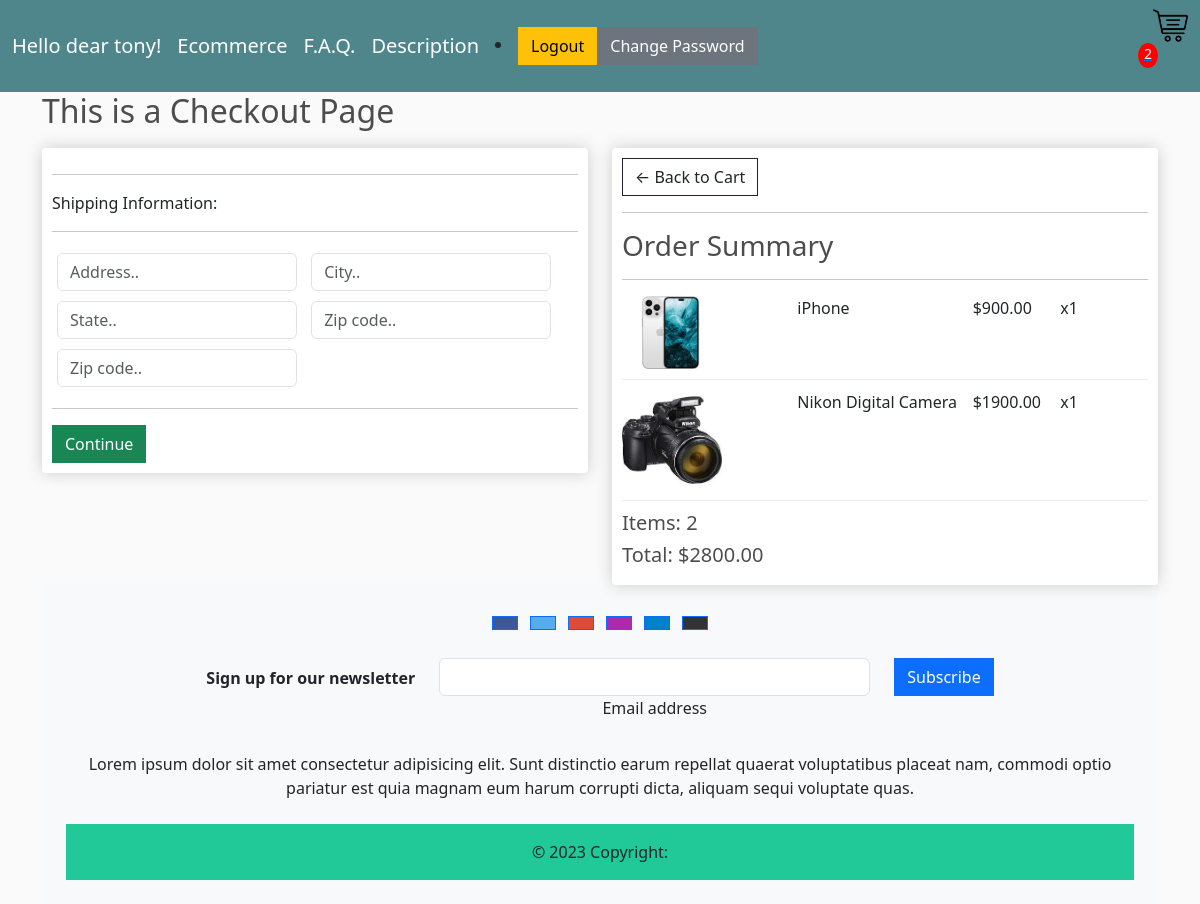
Screenshot of /checkout/ (signed in) with the database file from the repository.
### store/models.py (models this page shows, shortened)
class OrderItem(models.Model):
    product = models.ForeignKey(Product, on_delete=models.SET_NULL, blank=True, null=True)
    order = models.ForeignKey(Order, on_delete=models.SET_NULL, blank=True, null=True)
    quantity = models.IntegerField(default=0, null=True, blank=True)
    date_added = models.DateTimeField(auto_now_add=True)
    @property
    def get_total(self):
        total = self.product.price * self.quantity
        return total

class Product(models.Model):
    name = models.CharField(max_length=200, null=True)
    price = models.DecimalField(max_digits=6, decimal_places=2)
    digital = models.BooleanField(default=False, blank=False, null=True)
    image = models.ImageField(null=True, blank=True)
    @property
    def imageURL(self):
        try:
            url = self.image.url
        except:
            url = ''
        return url

class Order(models.Model):
    customer = models.ForeignKey(Customer, on_delete=models.SET_NULL, blank=True, null=True)
    date_ordered =models.DateTimeField(auto_now_add=True)
    complete = models.BooleanField(default=False, blank=False, null=True)
    transaction_id = models.CharField(max_length=200, null=True)
    @property
    def shipping(self):
        shipping = False
        orderitems = self.orderitem_set.all()
        for i in orderitems:
            if i.product.digital == False:
                shipping = True
        return shipping
    @property
    def get_cart_total(self):
        orderitems = self.orderitem_set.all()
        total = sum([item.get_total for item in orderitems])
        return total
    @property
    def get_cart_items(self):
        orderitems = self.orderitem_set.all()
        total = sum([item.quantity for item in orderitems])
        return total

### store/views.py (the view)
# urls.py: path('checkout/', views.checkout, name="checkout"),
def checkout(request):
    data = cartData(request)
    cartItems = data['cartItems']
    order = data['order']
    items = data['items']
    context = {
        'items': items,
        'order': order,
        'cartItems': cartItems,
    }
    return render(request, 'store/checkout.html', context)

### store/utils.py (called while the page is built)
def cartData(request):
    if request.user.is_authenticated:
        customer = request.user.customer
        order, created = Order.objects.get_or_create(
            customer=customer, complete=False)
        items = order.orderitem_set.all()
        cartItems = order.get_cart_items
    else:
        cookieData = cookieCart(request)
        cartItems = cookieData['cartItems']
        order = cookieData['order']
        items = cookieData['items']
    return {'cartItems': cartItems, 'order': order, 'items': items}

### templates/store/checkout.html (shortened to what this page needs)
{% extends 'store/main.html' %}
{% load static %}
{% block content %}
<h2>This is a Checkout Page</h2>
<div class="row">
		<div class="col-lg-6">
			<div class="box-element" id="form-wrapper">
				<form id="form">
					<div id="shipping-info">
						<hr>
						<p>Shipping Information:</p>
						<hr>
						<div class="form-field">
							<input class="form-control" type="text" name="address" placeholder="Address..">
						</div>
						<div class="form-field">
							<input class="form-control" type="text" name="city" placeholder="City..">
						</div>
						<div class="form-field">
							<input class="form-control" type="text" name="state" placeholder="State..">
						</div>
						<div class="form-field">
							<input class="form-control" type="text" name="zipcode" placeholder="Zip code..">
						</div>
						<div class="form-field">
							<input class="form-control" type="text" name="country" placeholder="Zip code..">
						</div>
					</div>
					<hr>
					<input id="form-button" class="btn btn-success btn-block" type="submit" value="Continue">
				</form>
			</div>
			<br>
		</div>
		<div class="col-lg-6">
			<div class="box-element">
				<a  class="btn btn-outline-dark" href="{% url 'cart' %}">&#x2190; Back to Cart</a>
				<hr>
				<h3>Order Summary</h3>
				<hr>
				{% for item in items %}
				<div class="cart-row">
					<div style="flex:2"><img class="row-image" src="{{item.product.imageURL}}"></div>
					<div style="flex:2"><p>{{item.product.name}}</p></div>
					<div style="flex:1"><p>${{item.product.price|floatformat:2}}</p></div>
					<div style="flex:1"><p>x{{item.quantity}}</p></div>
				</div>
				{% endfor %}
				<h5>Items:   {{order.get_cart_items}}</h5>
				<h5>Total:   ${{order.get_cart_total|floatformat:2}}</h5>
			</div>
		</div>
	</div>
{% endblock content %}

### templates/store/main.html (shortened to what this page needs)
<!DOCTYPE html>
{% load static %}
<html>
    <head>
        <link href="https://cdn.jsdelivr.net/npm/bootstrap@5.3.0-alpha1/dist/css/bootstrap.min.css" rel="stylesheet">
        <link rel="stylesheet" type="text/css" href="{% static 'css/main.css' %}">
    </head>
    <body>
        <nav class="navbar navbar-expand-lg navbar-dark bg-dark">
            <div class="container-fluid">
              {% if request.user.is_authenticated %}
              <a class="navbar-brand" href="#">Hello dear {{request.user}}!</a>
              {% else %}
              <a class="navbar-brand" href="#">You are not registered</a>
              {% endif %}
              <a class="navbar-brand" href={% url 'store' %}>Ecommerce</a>
              <a class="navbar-brand" aria-current="page" href={% url 'faq' %}>F.A.Q.</a>
              <a class="navbar-brand" aria-current="page" href={% url 'description' %}>Description</a>
              {% if request.user.is_authenticated %}
              <li><a href={% url 'logout_user' %} class="btn btn-warning">Logout</a></li>
              <a type="button" class="btn btn-secondary" href ={% url 'change_password' %}>Change Password</a>
              {% else %}
              <li><a href={% url 'login_registration' %} class="btn btn-warning">Login</a></li>
              {% endif %}
              <div class="collapse navbar-collapse" id="navbarSupportedContent">
                <div class="form-inline my-2 my-lg-0">
                  <a href={% url 'cart' %}>
                    <img id="cart-icon" src={% static 'images/cart.png' %}>
                    <p id="cart-total">{{cartItems}}</p>
                </div>
              </div>
            </div>
        </nav>
        <div class="container">
            {% block content %}
            {% endblock content %}
            {% include 'store/footer.html' %}
        </div>
    </body>
</html>

### static/css/main.css (style rules this page uses)
body { background-color: hsl(0, 0%, 98%); }
h1,h2,h3,h4,h5,h6 { color:hsl(0, 0%, 30%); }
.box-element { box-shadow:hsl(0, 0%, 80%) 0 0 16px; background-color: #fff; border-radius: 4px; padding: 10px; }
.bg-dark { background-color: #4f868c!important; }
#cart-icon { width:35px; display: inline-block; margin-left: 15px; }
#cart-total { display: block; text-align: center; color:#fff; background-color: red; width: 20px; height: 25px; border-radius: 50%; font-size: 14px; }
.col-lg-4, .col-lg-6, .col-lg-8, .col-lg-12 { margin-top: 10px; }
.btn { border-radius: 0; }
.row-image { width: 100px; }
.form-field { width:250px; display: inline-block; padding: 5px; }
.cart-row { display: flex; align-items: flex-stretch; padding-bottom: 10px; margin-bottom: 10px; border-bottom: 1px solid #ececec; }

### rows the page displays
OrderItem: product.imageURL (picture), product.name "iPhone", product.price "900.00", quantity "1"
OrderItem: product.imageURL (picture), product.name "Nikon Digital Camera", product.price "1900.00", quantity "1"
Order: get_cart_items "2", get_cart_total "2800.00"

### other values shown
{{ request.user }} "tony"
{{ cartItems }} "2"
